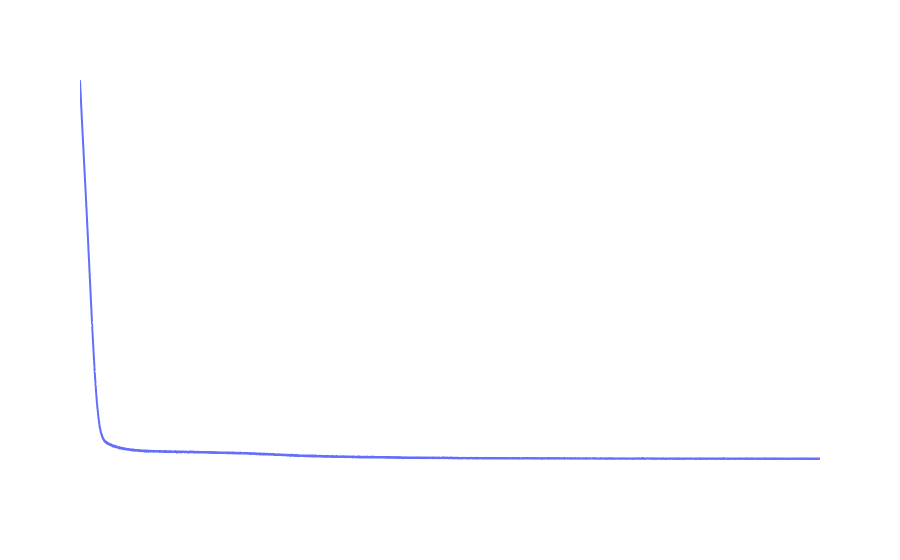

Write notebook code for a chart like this one.
### Code cell
# nn seed
torch.manual_seed(123)

# define nn to train, two inputs for x and t
pinn = Network(2, 6, 20, 1).to(device)

# training things
epochs_max = 10000
lrate = 1e-4
N = 1000

pinn.train(epochs_max, lrate, N)

### Figure 1 — Plotly figure (JSON) as saved in the notebook; plotly's stock layout.template omitted (floating-point values rounded to 4 significant figures; data arrays with more than 128 entries replaced by an {"elided": "..."} marker saying what was removed)
{"data": [{"hovertemplate": "x=%{x}<br>y=%{y}<extra></extra>", "legendgroup": "", "line": {"color": "#636efa", "dash": "solid"}, "marker": {"symbol": "circle"}, "mode": "lines", "name": "", "showlegend": false, "type": "scattergl", "x": {"elided": "10000 int values"}, "xaxis": "x", "y": {"elided": "10000 float values"}, "yaxis": "y"}], "layout": {"font": {"color": "white"}, "legend": {"tracegroupgap": 0}, "margin": {"t": 60}, "paper_bgcolor": "rgba(0, 0, 0, 0)", "plot_bgcolor": "rgba(0, 0, 0, 0)", "title": {"text": "Loss vs Epochs"}, "xaxis": {"anchor": "y", "domain": [0, 1], "title": {"text": "Epochs"}}, "yaxis": {"anchor": "x", "domain": [0, 1], "title": {"text": "Loss"}}}}
